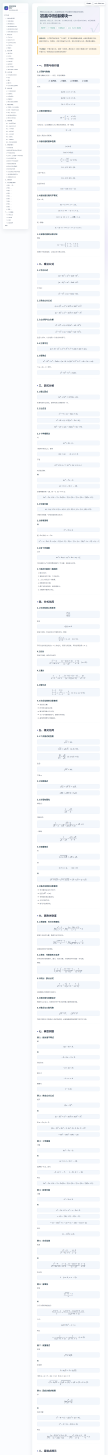
#> input picture .tmp-mathml/21-native-full.png, 1180 x 16000 px, found by its file name (shown at 1/11 size); the run also reads 1 picture not shown here
$ python crop4.py
#> lines starting #> are read from the running program, lines starting #| are printed output that depends on the picture
import os
from PIL import Image

out = r"D:\GitHub\my_web\.tmp-mathml"
im = Image.open(os.path.join(out, "21-native-full.png"))
#> im is the input picture: PIL image 1180x16000 RGB; mean R, G, B 248.3, 249.6, 251.4
W, H = im.size
#> W = 1180; H = 16000
im.crop((330, 2600, W, 3750)).save(os.path.join(out, "native-2x.png"))
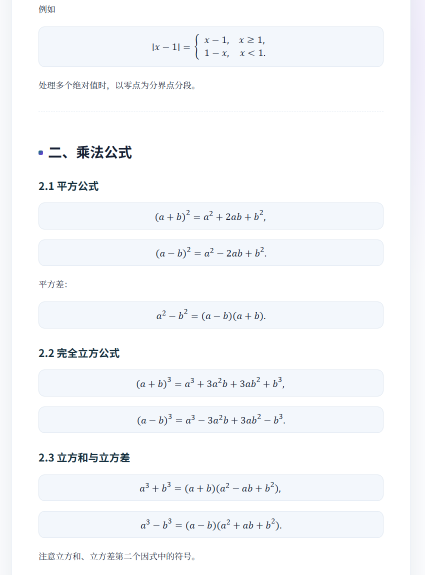
#> saved as native-2x.png: PIL image 850x1150 RGB (shown at 1/2 size); mean R, G, B 247.5, 249, 251.2
im2 = Image.open(os.path.join(out, "31-native-full.png"))
im2.crop((330, 2600, W, 3750)).save(os.path.join(out, "native-2x-b.png"))
print("ok")
